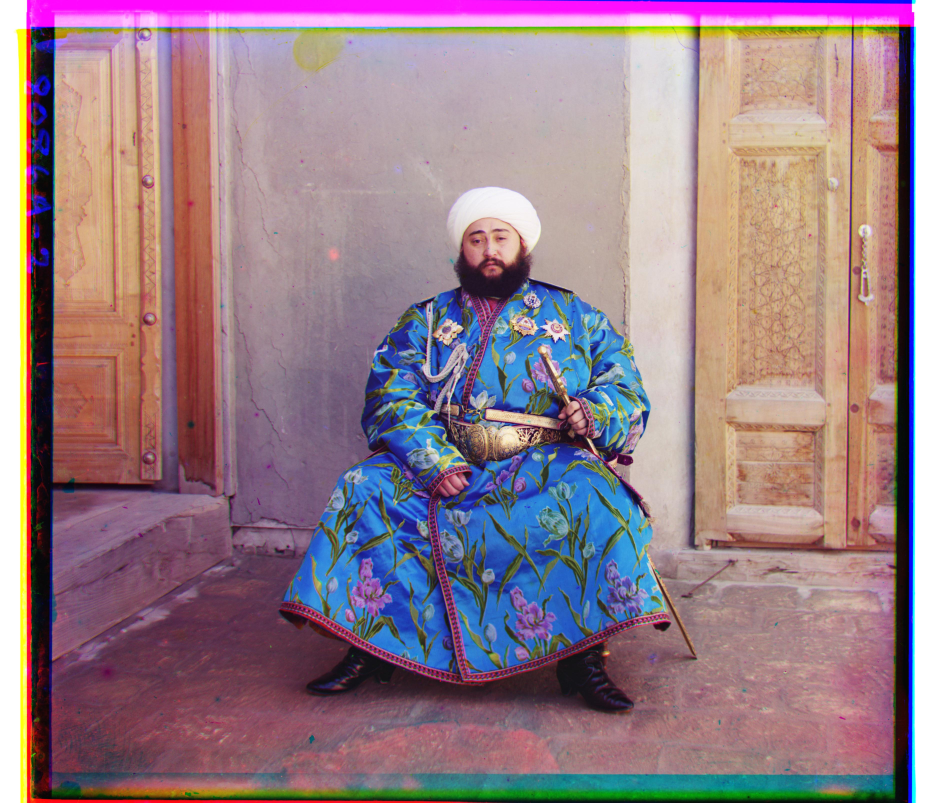
#> input picture 1/output/emir_gradient_ncc.jpg, 3702 x 3209 px, given in place of melons.tif, which was not available (shown at 1/4 size)
$ python better_feature.py
#> lines starting #> are read from the running program, lines starting #| are printed output that depends on the picture; pictures that were not available may be replaced by others from this repository, and a replacement may not be noted
#> in run_pyramid_scale, im is the input picture: shape (3209, 3702, 3); mean R, G, B 149.9, 124.6, 134.9
### 1/process.py
import numpy as np
import matplotlib.pyplot as plt

from pathlib import Path

from skimage import io as skio
from skimage.util import img_as_float32
from skimage.transform import resize


# [8 lines left out: function show_img, not called in this run]


def split_color_channel(im):
    h = im.shape[0]//3
#> h = 1069

    B = im[:h, :]
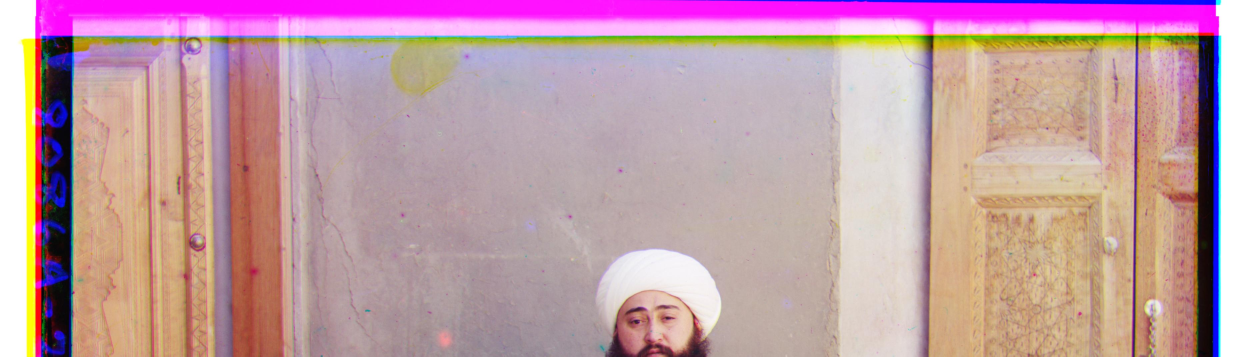
#> B: shape (1069, 3702, 3) float32 (shown at 1/3 size); mean R, G, B 0.76, 0.61, 0.639
    G = im[h:2*h, :]
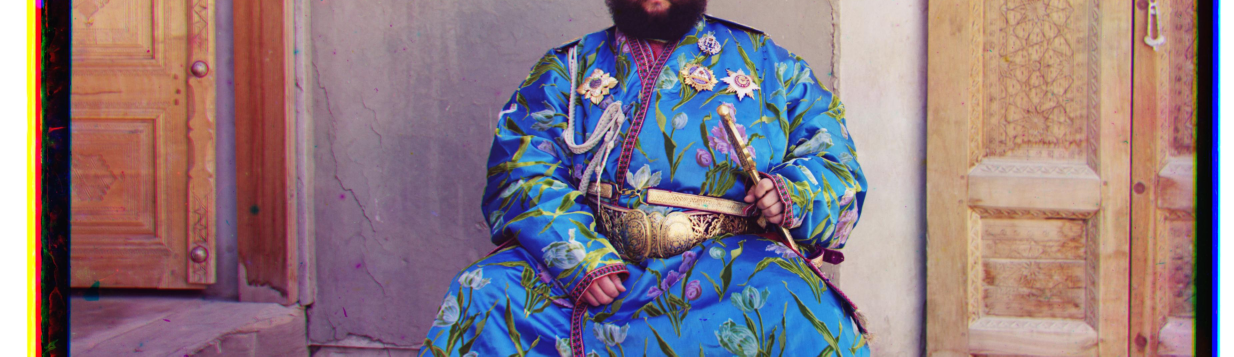
#> G: shape (1069, 3702, 3) float32 (shown at 1/3 size); mean R, G, B 0.552, 0.476, 0.508
    R = im[2*h:3*h, :]
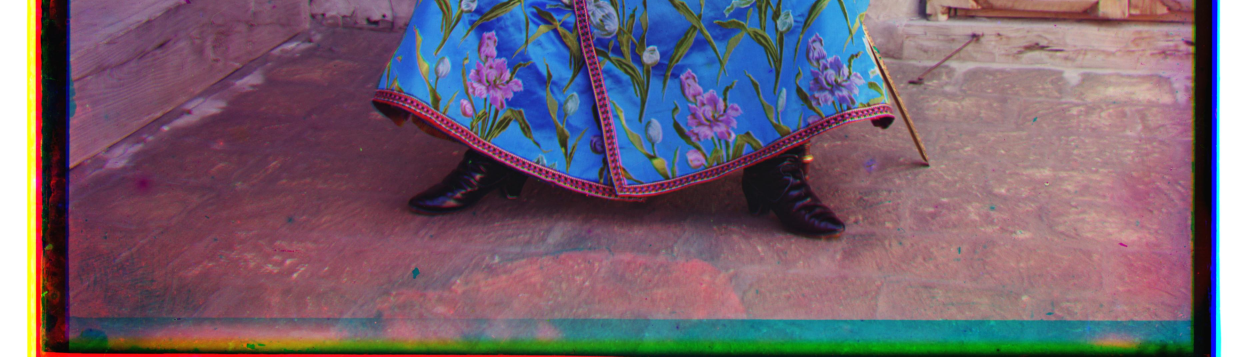
#> R: shape (1069, 3702, 3) float32 (shown at 1/3 size); mean R, G, B 0.454, 0.38, 0.438

    return B, G, R


def l2_score(im1, im2):
    return np.sum((im1 - im2) ** 2)


#boundry crop
# [130 lines left out: functions croppping, ncc_score, align_single, run_single_scale, half_size, not called in this run]

#500
# In this case, you will need to implement a faster search procedure such as an image pyramid. An image pyramid represents the image at multiple scales (usually scaled by a factor of 2) and the processing is done sequentially starting from the coarsest scale (smallest image) and going down the pyramid, updating your estimate as you go. It is very easy to implement by adding recursive calls to your original single-scale implementation.
# You should implement the pyramid functionality yourself using appropriate downsampling techniques.
def align_pyramid(mov, ref, style, min_size=200, search_radius=15, refine_radius=3):
#> (the run stopped early here; a loop or call above may not have finished)

$ run again, on 1/output/wharf_auto_crop.jpg
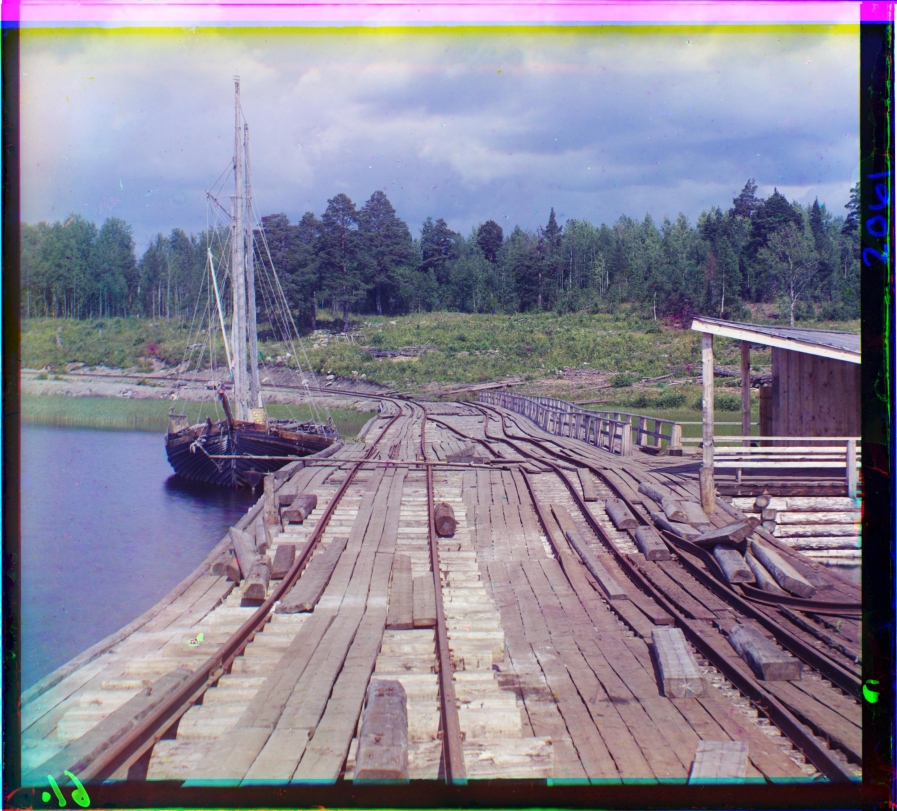
#> input picture 1/output/wharf_auto_crop.jpg, 3587 x 3244 px, given in place of melons.tif, which was not available (shown at 1/4 size)
#> in run_pyramid_scale, im is the input picture: shape (3244, 3587, 3); mean R, G, B 134.3, 130.1, 146.5
#> in split_color_channel, `G = im[h:2*h, :]`:
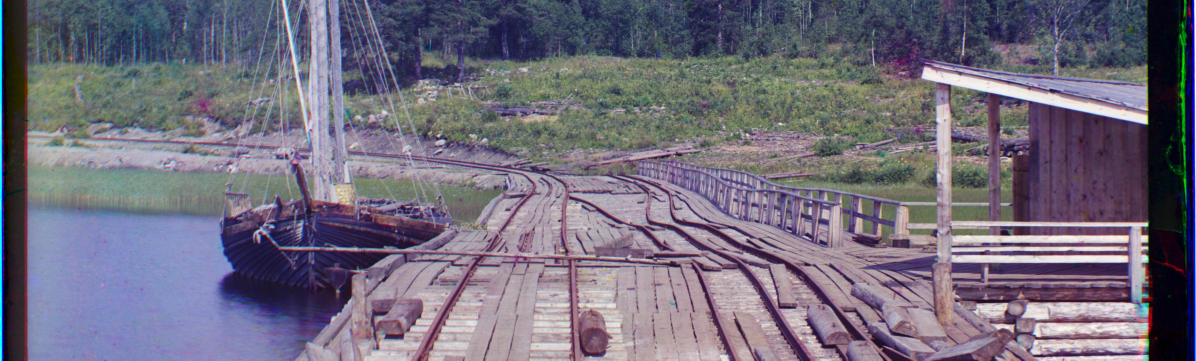
#> G: shape (1081, 3587, 3) float32 (shown at 1/3 size); mean R, G, B 0.444, 0.425, 0.487
#> in split_color_channel, `R = im[2*h:3*h, :]`:
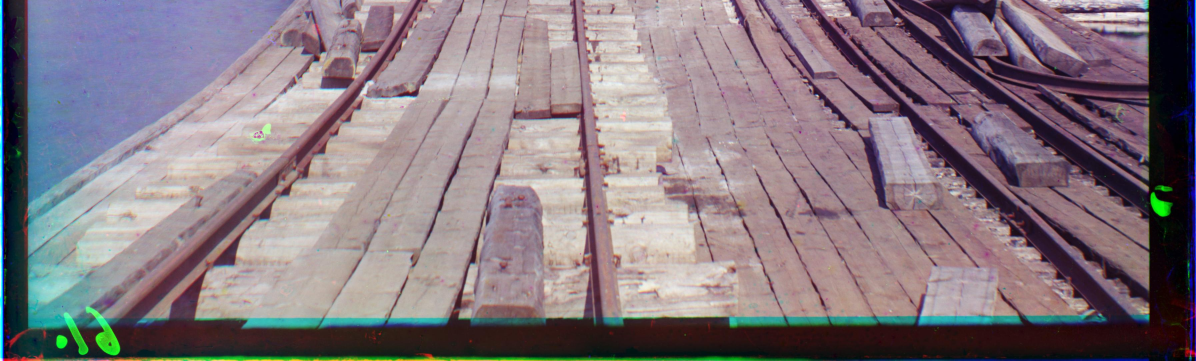
#> R: shape (1081, 3587, 3) float32 (shown at 1/3 size); mean R, G, B 0.523, 0.476, 0.504

$ run again, on 1/output/church_aligned_raw.jpg
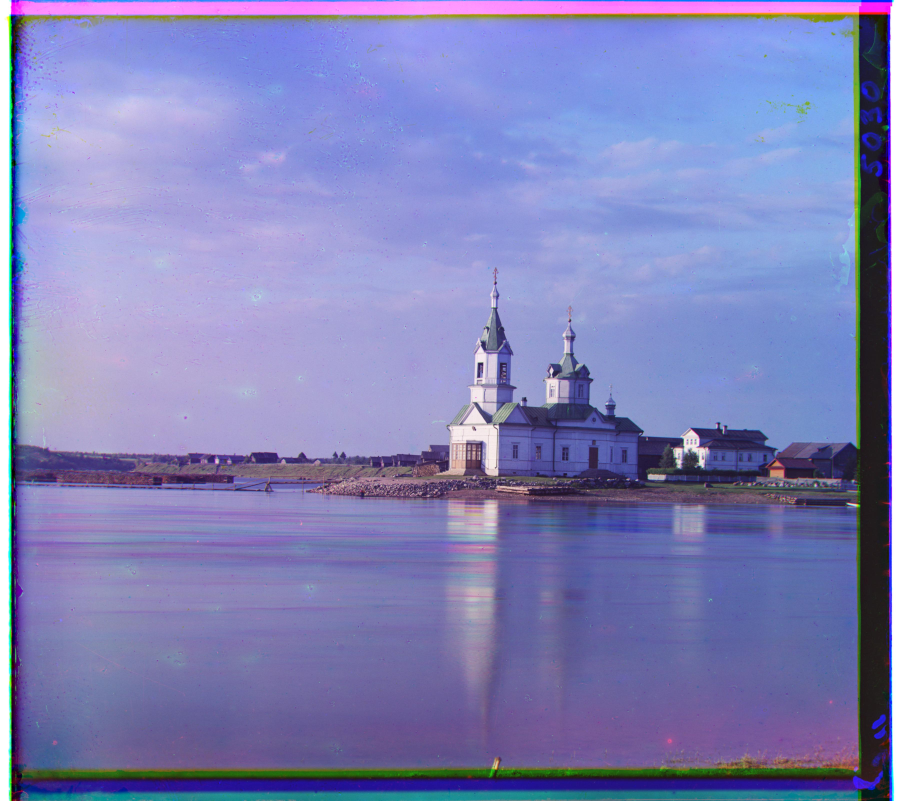
#> input picture 1/output/church_aligned_raw.jpg, 3634 x 3202 px, given in place of melons.tif, which was not available (shown at 1/4 size)
#> in run_pyramid_scale, im is the input picture: shape (3202, 3634, 3); mean R, G, B 129.1, 131, 184
#> in split_color_channel, `G = im[h:2*h, :]`:
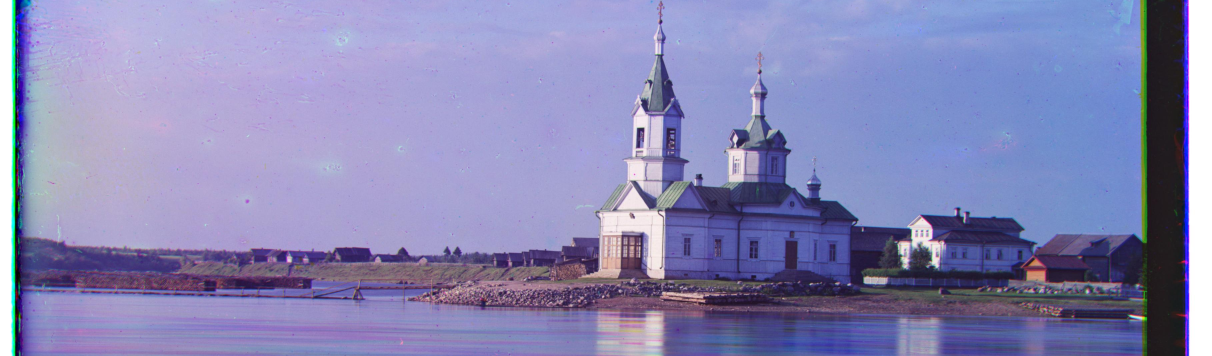
#> G: shape (1067, 3634, 3) float32 (shown at 1/3 size); mean R, G, B 0.531, 0.529, 0.71
#> in split_color_channel, `R = im[2*h:3*h, :]`:
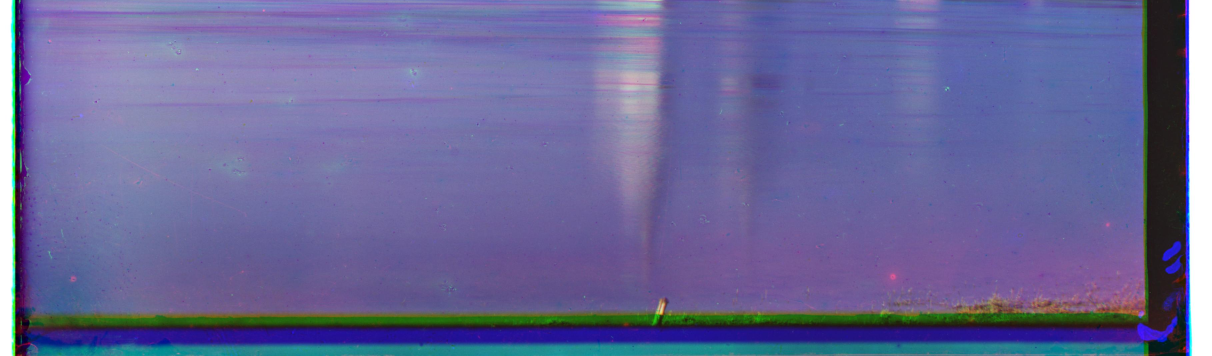
#> R: shape (1067, 3634, 3) float32 (shown at 1/3 size); mean R, G, B 0.407, 0.411, 0.595
